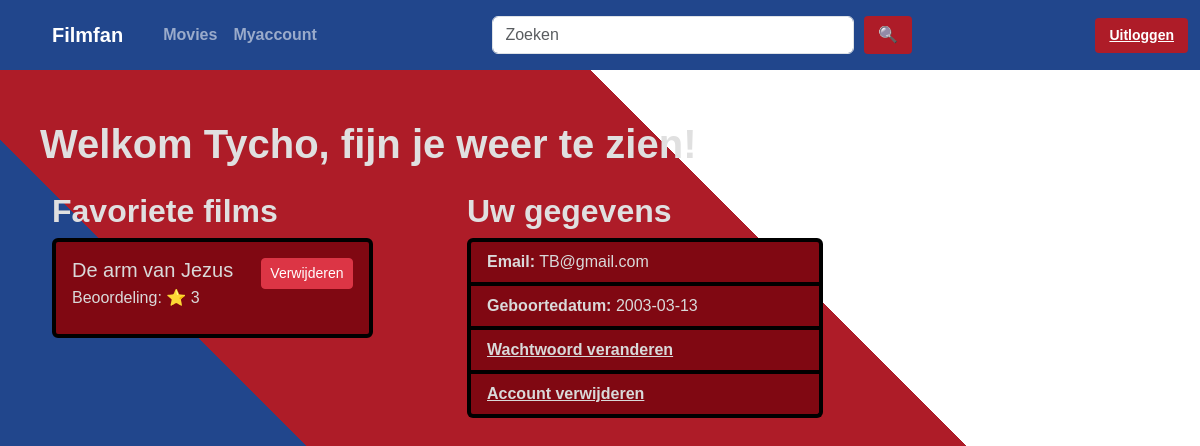
The page /myaccount (signed in) on the database its author committed.
### app/models.py (models this page shows, shortened)
class User(db.Model):
    id: Mapped[int] = mapped_column(primary_key=True)
    username: Mapped[str] = mapped_column(Text, unique=True, nullable=False)
    email: Mapped[str] = mapped_column(Text, unique=True, nullable=False)
    wachtwoord: Mapped[str] = mapped_column(Text, nullable=False)
    geboortedatum: Mapped[Date] = mapped_column(Date)
    favorite_links = relationship("Favorite", back_populates="user", cascade="all, delete")
    ratings = relationship("Rating", back_populates="user", cascade="all, delete")

class Film(db.Model):
    id: Mapped[int] = mapped_column(primary_key=True)
    title: Mapped[str] = mapped_column(Text)
    regisseur_id: Mapped[int] = mapped_column(ForeignKey("regisseur.id"))
    release_datum: Mapped[date] = mapped_column(Date, nullable=False)
    trailer_url: Mapped[str] = mapped_column(Text, nullable=False)
    regisseur = relationship("Regisseur", back_populates="films")
    rollen = relationship("Rol", back_populates="film")
    favorite_links = relationship("Favorite", back_populates="film")
    ratings = relationship("Rating", back_populates="film")

### app/users/routes.py (the view)
@bp.route("/myaccount")
def myaccount():
    user_id = session.get("user_id")
    if not user_id:
        flash("Je moet eerst inloggen om je account te zien.", "warning")
        return redirect("/login")
    query = (
        db.select(UserFavoriteRating, Film)
        .join(Film, Film.id == UserFavoriteRating.film_id)
        .where(UserFavoriteRating.user_id == user_id)
        .order_by(Film.title)
    )
    favorites = db.session.execute(query).all()
    user_data = db.session.execute(
        db.select(User.email, User.geboortedatum)
        .where(User.id == user_id)
    ).one_or_none()
    return render_template(
        "myaccount.html",
        favorites=favorites,
        user_data=user_data
    )

### app/users/templates/Myaccount.html (shortened to what this page needs)
{% extends "template.html" %}
{% block stylesheet %}
<link rel="stylesheet" href="{{ url_for('static', filename='css/template.css') }}">
<link rel="stylesheet" href="{{ url_for('static', filename='css/myaccount.css') }}">
{% endblock %}
{% block content %}
<h1><strong>Welkom {{ session.get('username') }}, fijn je weer te zien!</strong></h1>
<div class="container mt-4">
    <div class="row g-4">
        <div class="col-md-7">
            <h2><strong>Favoriete films</strong></h2>
            {% if favorites %}
                {% for fav, film in favorites %}
                <div class="card mb-3">
                    <div class="card-body d-flex justify-content-between align-items-start">
                        <div>
                            <h5 class="card-title mb-1">
                                <a href="/film/{{ film.id }}" class="text-decoration-none">
                                    {{ film.title }}
                                </a>
                            </h5>
                            {% if fav.rating %}
                                <p class="card-text mb-2">Beoordeling: ⭐ {{ fav.rating }}</p>
                            {% else %}
                                <p class="card-text mb-2">Beoordeling: Nog niet beoordeeld</p>
                            {% endif %}
                        </div>
                        <form action="{{ url_for('films.favorite', film_id=film.id) }}" method="POST">
                            <button type="submit" class="btn btn-danger btn-sm">Verwijderen</button>
                        </form>
                    </div>
                </div>
                {% endfor %}
            {% else %}
                <p>Je hebt nog geen favorieten.</p>
            {% endif %}
        </div>
        <div class="col-md-4 offset-md-1">
            <h2><strong>Uw gegevens</strong></h2>
            <ul class="list-group mb-3">
                <li class="list-group-item">
                    <strong>Email:</strong> {{ user_data.email }}
                </li>
                <li class="list-group-item">
                    <strong>Geboortedatum:</strong> {{ user_data.geboortedatum }}
                </li>
                <li class="list-group-item">
                    <a href="/wwveranderen"><strong>Wachtwoord veranderen</strong></a>
                </li>
                <li class="list-group-item">
                    <a href="#" data-bs-toggle="modal" data-bs-target="#deleteModal">
                        <strong>Account verwijderen</strong>
                    </a>
                </li>
            </ul>
        </div>
    </div>
</div>
{% endblock %}

### app/static/css/template.css (style rules this page uses)
body { background: linear-gradient(45deg, #21468C 33%, #AE1C28 33%, #AE1C28 66%, #FFFFFF 66%); color: #E0E0E0; font-family: Arial, sans-serif; background-size: cover; background-position: center center; background-attachment: fixed; min-height: 100vh; }
a { color:#d9d9d9; }
.list-group-item { background-color: #800812; color: #d9d9d9; border-color: #000000; border-width: 4px; }

### app/static/css/myaccount.css (style rules this page uses)
.card { background-color: #800812; border-color: black; border-width: 4px; color: #d9d9d9; width: 50%; }
.container { margin-left: 0px; }
.col-md-4 { margin-left: -250px; }

### rows shown on the page
User: get "Tycho", email "TB@gmail.com"
Film: title "De arm van Jezus", rating "3"

### other values the page prints
{{ user_data.geboortedatum }} "2003-03-13"
